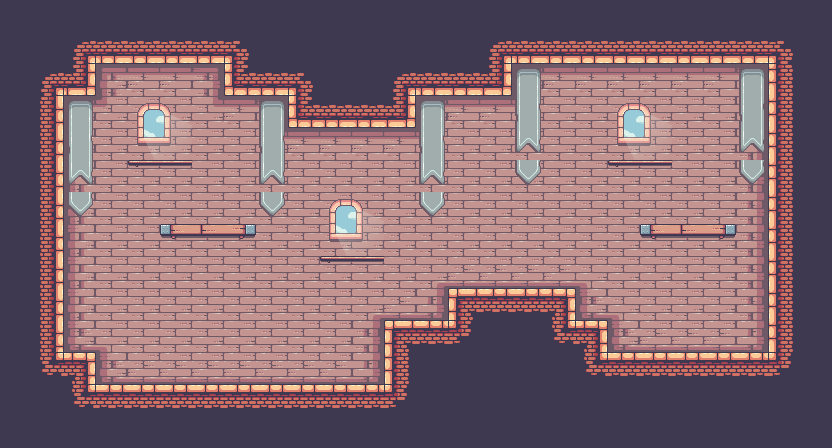

A 2D game scene composited from a Tiled map and its tileset images. What follows is a short description and the map's XML, with every tile layer's data as written:
An orthogonal 26x14 tile map with 32x32 px tiles, 3 tile layers (Terrain, Background, Decoration), 2 tilesets and 4 objects (2x pig, player, door).

<map version="1.10" tiledversion="1.12.1" orientation="orthogonal" renderorder="right-down" width="26" height="14" tilewidth="32" tileheight="32" infinite="0" nextlayerid="5" nextobjectid="7">
 <tileset firstgid="1" name="Terrain (32x32)" tilewidth="32" tileheight="32" tilecount="247" columns="19">
  <image source="../res/Kings and Pigs/Sprites/14-TileSets/Terrain (32x32).png" width="608" height="416" />
  <wangsets>
   <wangset name="Brick" type="corner" tile="100">
    <wangcolor name="" color="#ff0000" tile="40" probability="1" />
    <wangcolor name="" color="#00ff00" tile="21" probability="1" />
    <wangtile tileid="20" wangid="0,2,0,1,0,2,0,2" />
    <wangtile tileid="21" wangid="0,2,0,1,0,1,0,2" />
    <wangtile tileid="22" wangid="0,2,0,2,0,1,0,2" />
    <wangtile tileid="26" wangid="0,1,0,2,0,1,0,1" />
    <wangtile tileid="27" wangid="0,1,0,1,0,2,0,1" />
    <wangtile tileid="39" wangid="0,1,0,1,0,2,0,2" />
    <wangtile tileid="40" wangid="0,1,0,1,0,1,0,1" />
    <wangtile tileid="41" wangid="0,2,0,2,0,1,0,1" />
    <wangtile tileid="45" wangid="0,2,0,1,0,1,0,1" />
    <wangtile tileid="46" wangid="0,1,0,1,0,1,0,2" />
    <wangtile tileid="58" wangid="0,1,0,2,0,2,0,2" />
    <wangtile tileid="59" wangid="0,1,0,2,0,2,0,1" />
    <wangtile tileid="60" wangid="0,2,0,2,0,2,0,1" />
   </wangset>
  </wangsets>
 </tileset>
 <tileset firstgid="248" name="Decorations (32x32)" tilewidth="32" tileheight="32" tilecount="42" columns="7">
  <image source="../res/Kings and Pigs/Sprites/14-TileSets/Decorations (32x32).png" width="224" height="192" />
 </tileset>
 <layer id="1" name="Terrain" width="26" height="14" locked="1">
  <data encoding="csv">
41,41,41,41,41,41,41,41,41,41,41,41,41,41,41,41,41,41,41,41,41,41,41,41,41,41,
41,41,27,60,60,60,60,28,41,41,41,41,41,41,41,27,60,60,60,60,60,60,60,60,28,41,
41,27,61,0,0,0,0,59,60,28,41,41,27,60,60,61,0,0,0,0,0,0,0,0,40,41,
41,42,0,0,0,0,0,0,0,59,60,60,61,0,0,0,0,0,0,0,0,0,0,0,40,41,
41,42,0,0,0,0,0,0,0,0,119,0,0,0,0,0,0,0,0,0,0,0,0,0,40,41,
41,42,0,0,0,0,0,0,0,0,0,0,0,0,0,0,0,0,0,0,0,0,0,0,40,41,
41,42,0,0,0,0,0,0,0,0,119,0,0,0,0,0,0,0,0,0,0,0,0,0,40,41,
41,42,0,0,0,0,0,0,0,0,0,0,0,0,0,0,0,0,0,0,0,0,0,0,40,41,
41,42,0,0,0,0,0,0,0,0,0,0,0,0,0,0,0,0,0,0,0,0,0,0,40,41,
41,42,0,0,0,0,0,0,0,0,0,0,0,0,21,22,22,23,0,0,0,0,0,0,40,41,
41,42,0,0,119,119,0,0,0,0,0,0,21,22,47,41,41,46,23,0,0,0,0,0,40,41,
41,46,23,0,0,0,0,0,0,0,0,0,40,41,41,41,41,41,46,22,22,22,22,22,47,41,
41,41,46,22,22,22,22,22,22,22,22,22,47,41,41,41,41,41,41,41,41,41,41,41,41,41,
41,41,41,41,41,41,41,41,41,41,41,41,41,41,41,41,41,41,41,41,41,41,41,41,41,41
</data>
 </layer>
 <layer id="3" name="Background" width="26" height="14" locked="1">
  <data encoding="csv">
0,0,0,0,0,0,0,0,0,0,0,0,0,0,0,0,0,0,0,0,0,0,0,0,0,0,
0,0,0,0,0,0,0,0,0,0,0,0,0,0,0,0,0,0,0,0,0,0,0,0,0,0,
0,0,0,135,136,136,137,0,0,0,0,0,0,0,0,0,135,136,136,136,136,136,136,137,0,0,
0,0,135,161,155,155,160,136,137,0,0,0,0,135,136,136,161,155,155,155,155,155,155,156,0,0,
0,0,154,155,155,155,155,155,160,136,136,136,136,161,155,155,155,155,155,155,155,155,155,156,0,0,
0,0,154,155,155,155,155,155,155,155,155,155,155,155,155,155,155,155,155,155,155,155,155,156,0,0,
0,0,154,155,155,155,155,155,155,155,155,155,155,155,155,155,155,155,155,155,155,155,155,156,0,0,
0,0,154,155,155,155,155,155,155,155,155,155,155,155,155,155,155,155,155,155,155,155,155,156,0,0,
0,0,154,155,155,155,155,155,155,155,155,155,155,141,174,174,174,174,142,155,155,155,155,156,0,0,
0,0,154,155,155,155,155,155,155,155,155,141,174,175,0,0,0,0,173,142,155,155,155,156,0,0,
0,0,173,142,155,155,155,155,155,155,155,156,0,0,0,0,0,0,0,173,174,174,174,175,0,0,
0,0,0,173,174,174,174,174,174,174,174,175,0,0,0,0,0,0,0,0,0,0,0,0,0,0,
0,0,0,0,0,0,0,0,0,0,0,0,0,0,0,0,0,0,0,0,0,0,0,0,0,0,
0,0,0,0,0,0,0,0,0,0,0,0,0,0,0,0,0,0,0,0,0,0,0,0,0,0
</data>
 </layer>
 <layer id="4" name="Decoration" width="26" height="14" locked="1">
  <data encoding="csv">
0,0,0,0,0,0,0,0,0,0,0,0,0,0,0,0,0,0,0,0,0,0,0,0,0,0,
0,0,0,0,0,0,0,0,0,0,0,0,0,0,0,0,0,0,0,0,0,0,0,0,0,0,
0,0,0,0,0,0,0,0,0,0,0,0,0,0,0,0,256,0,0,0,0,0,0,256,0,0,
0,0,256,0,271,272,0,0,256,0,0,0,0,256,0,0,263,0,0,271,272,0,0,263,0,0,
0,0,263,0,278,279,0,0,263,0,0,0,0,263,0,0,270,0,0,278,279,0,0,270,0,0,
0,0,270,0,257,258,0,0,270,0,0,0,0,270,0,0,277,0,0,257,258,0,0,277,0,0,
0,0,277,0,0,0,0,0,277,0,271,272,0,277,0,0,0,0,0,0,0,0,0,0,0,0,
0,0,0,0,0,264,265,266,0,0,278,279,0,0,0,0,0,0,0,0,264,265,266,0,0,0,
0,0,0,0,0,0,0,0,0,0,257,258,0,0,0,0,0,0,0,0,0,0,0,0,0,0,
0,0,0,0,0,0,0,0,0,0,0,0,0,0,0,0,0,0,0,0,0,0,0,0,0,0,
0,0,0,0,0,0,0,0,0,0,0,0,0,0,0,0,0,0,0,0,0,0,0,0,0,0,
0,0,0,0,0,0,0,0,0,0,0,0,0,0,0,0,0,0,0,0,0,0,0,0,0,0,
0,0,0,0,0,0,0,0,0,0,0,0,0,0,0,0,0,0,0,0,0,0,0,0,0,0,
0,0,0,0,0,0,0,0,0,0,0,0,0,0,0,0,0,0,0,0,0,0,0,0,0,0
</data>
 </layer>
 <objectgroup id="2" name="Object Layer 1" locked="1">
  <object id="3" name="player" x="146" y="371.333" />
  <object id="4" name="pig" x="508" y="275.333" />
  <object id="5" name="pig" x="648.667" y="339.333" height="0.666667" />
  <object id="6" name="door" x="714" y="340.667" />
 </objectgroup>
</map>
